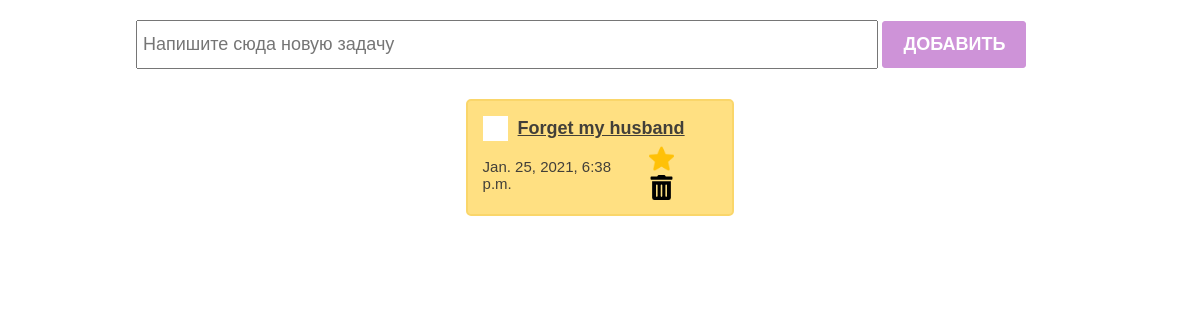
The page /test on the database as committed earlier.
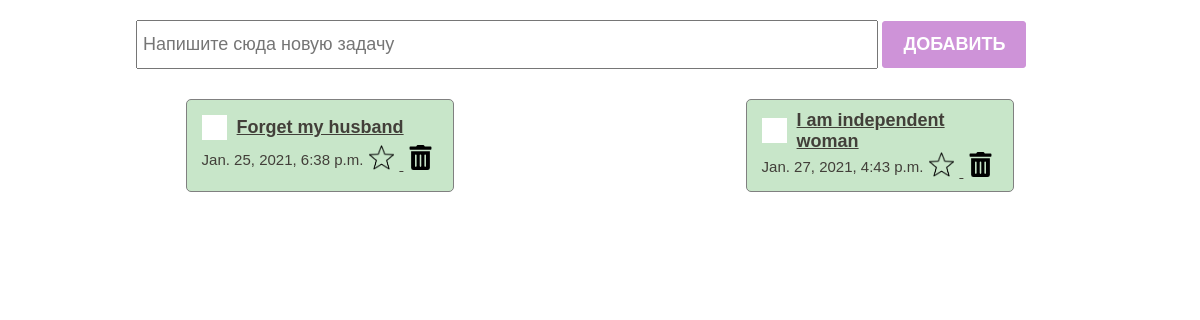
The same page on the database as committed later.
### main/models.py (models this page shows)
class ToDo(models.Model):
 text = models.CharField(max_length=100)
 created_at = models.DateTimeField(auto_now_add=True)
 is_closed = models.BooleanField(default=False)
 is_favourite = models.BooleanField(default=False)

### main/views.py (the view)
# urls.py: path('test', test, name="test"),
def test(request):
  todo_list = ToDo.objects.all()
  return render(request, "test.html", {"todo_list":todo_list})

### main/templates/test.html (shortened to what this page needs)
{% load static%}
<!DOCTYPE html>
<html lang="en">
<head>
  <link rel="stylesheet" href="{% static 'styles.css'%}">
  <link rel="stylesheet" href="{% static 'checkbox.css'%}">
</head>
<body>
  <section>
    <div class="createContainer">
      <form action="{%url 'add-todo'%}" method="POST">
          <input class="creatInput" type="text" placeholder="Напишите сюда новую задачу" name="todo_text">
          <button class="creatBtn">Добавить</button>
      </form>
    </div>
    <div class="toDoContainer">
      {% for todo in todo_list %}
       <div class="toDoItem
          {% if todo.is_favourite %}
             marked
          {%elif todo.is_closed%}
             done
          {% endif%}
       ">
          <div class="toDoItemHeader">
             <label class="checkBoxContainer">
               <span class="checkMark"></span>
             </label>
             <h4><a href="{% url 'close-todo' todo.id %}"> {{todo.text}} </a></h4>
          </div>
          <div class="toDoItemFooter">
            <p>{{todo.created_at}}</p>
            <div class="actionBtns">
              {% if todo.is_favourite %}
                <a href="{% url 'mark-todo' todo.id %}">
                  <img src="{% static  'images/star.png'%}" alt="">
                </a>
              {%else%}
                <a href="{% url 'mark-todo' todo.id %}">
                  <img src="{% static  'images/uncolor-star.png'%}" alt="">
                </a>
              {%endif%}
                <a href="{% url 'delete-todo' todo.id %}">
                    <img src="{% static  'images/trash-alt-solid.svg'%}" alt="">
                </a>
            </div>
          </div>
       </div>
       {%endfor%}
       </div>
  </section>
</body>
</html>

Rows that differ between the two databases and show on the page:
changed ToDo "Forget my husband": is_favourite True → False (drawn); is_favourite: picture added; is_favourite: picture removed
added ToDo: text "I am independent woman", created_at "Jan. 27, 2021, 4:43 p.m.", is_favourite False (drawn)
